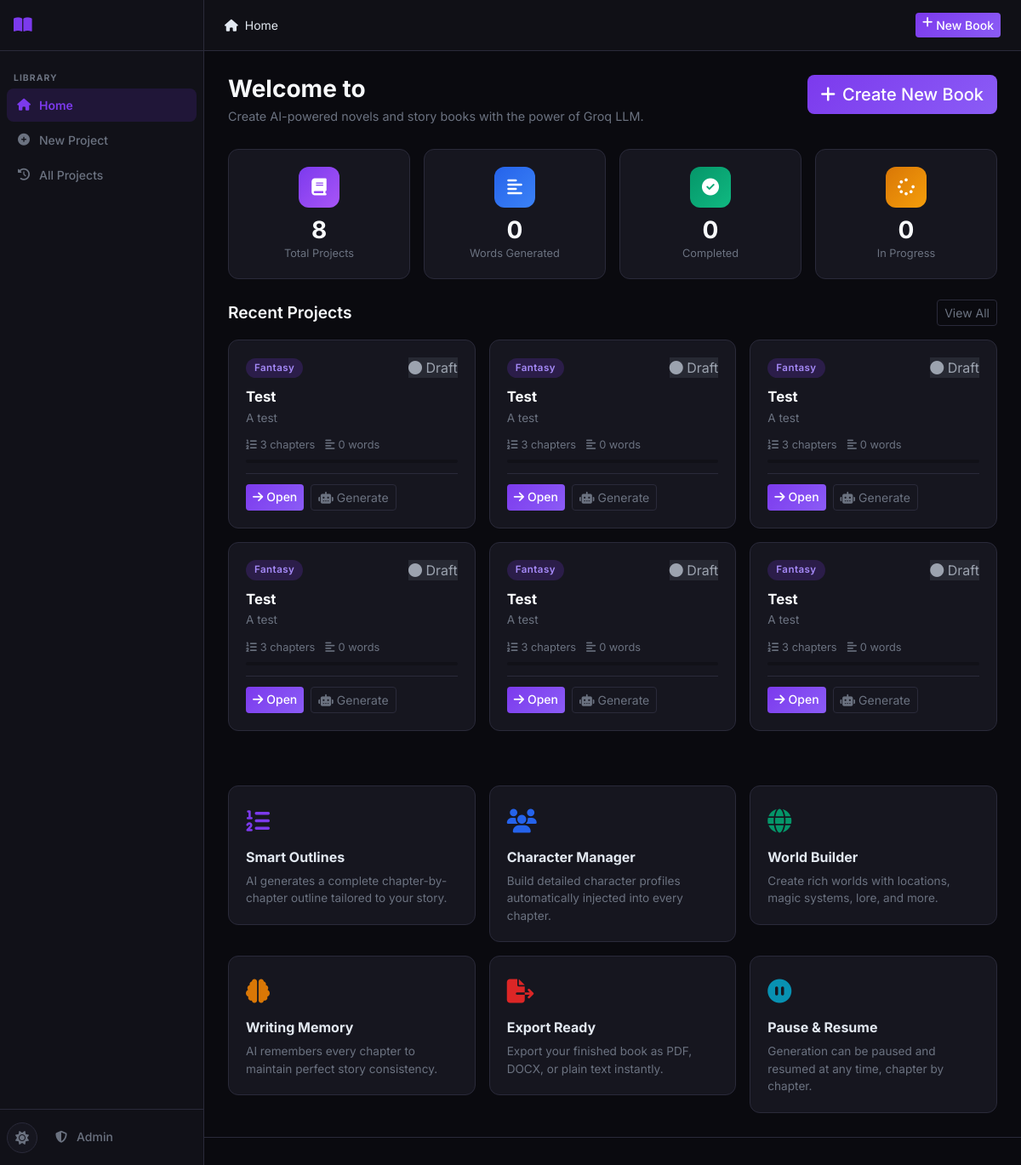
Before: / with the older database file.
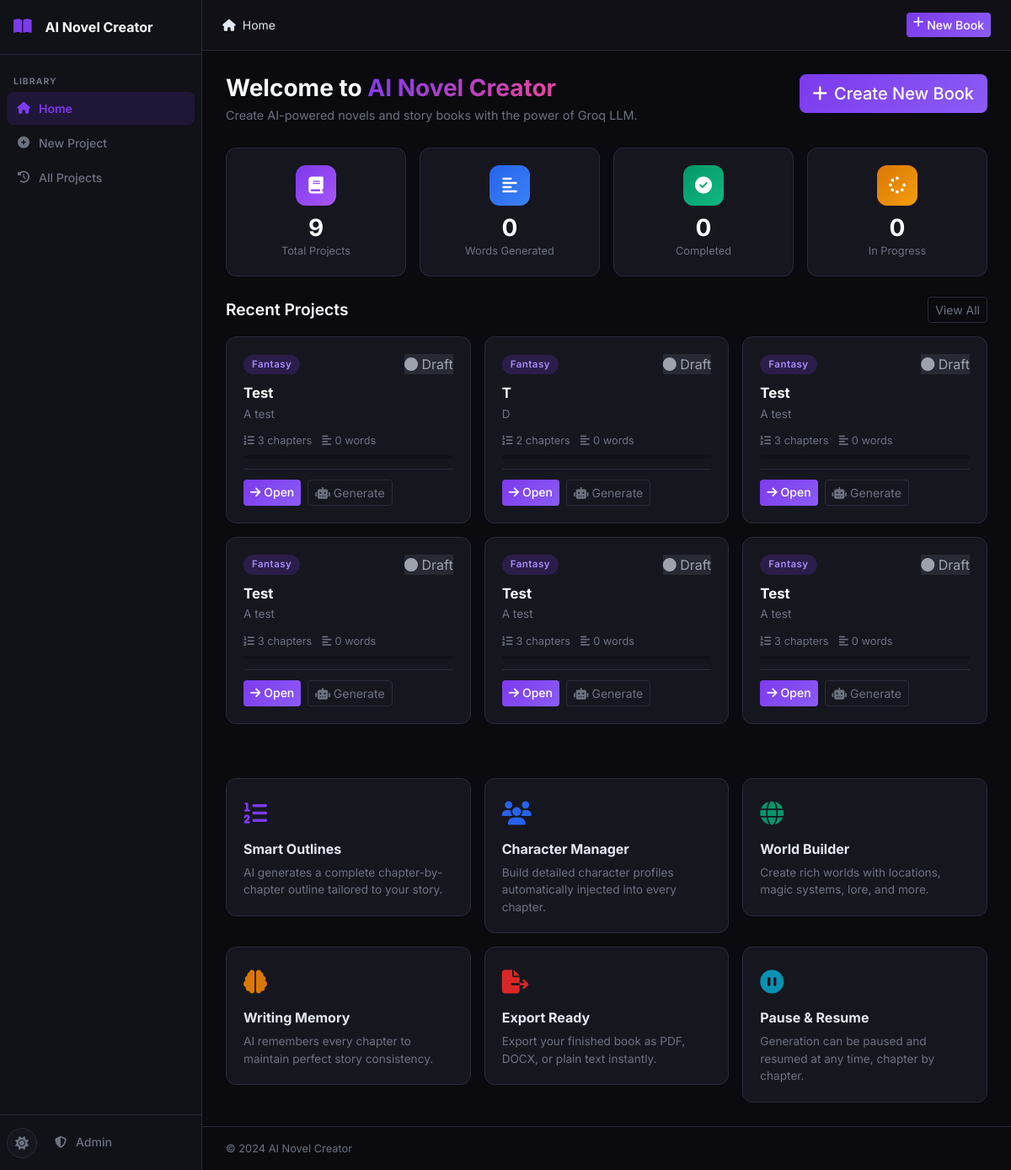
After: the same page with the newer database file.
### tables this page shows
CREATE TABLE projects (
    id INTEGER PRIMARY KEY AUTOINCREMENT,
    title TEXT NOT NULL,
    subtitle TEXT DEFAULT '',
    genre TEXT DEFAULT 'Fantasy',
    audience TEXT DEFAULT 'Adult',
    description TEXT DEFAULT '',
    language TEXT DEFAULT 'English',
    story_type TEXT DEFAULT 'Novel',
    writing_style TEXT DEFAULT 'Descriptive',
    point_of_view TEXT DEFAULT 'Third Person Limited',
    tense TEXT DEFAULT 'Past',
    tone TEXT DEFAULT 'Adventurous',
    num_chapters INTEGER DEFAULT 10,
    words_per_chapter INTEGER DEFAULT 2000,
    creativity_level TEXT DEFAULT 'balanced',
    temperature REAL DEFAULT 0.7,
    top_p REAL DEFAULT 0.9,
    max_tokens INTEGER DEFAULT 4096,
    status TEXT DEFAULT 'draft',
    current_chapter INTEGER DEFAULT 0,
    total_words INTEGER DEFAULT 0,
    cover_prompt TEXT DEFAULT '',
    include_images INTEGER DEFAULT 0,
    images_per_chapter INTEGER DEFAULT 1,
    image_style TEXT DEFAULT 'Realistic',
    created_at TIMESTAMP DEFAULT CURRENT_TIMESTAMP,
    updated_at TIMESTAMP DEFAULT CURRENT_TIMESTAMP
);

CREATE TABLE settings (
    id INTEGER PRIMARY KEY AUTOINCREMENT,
    key TEXT UNIQUE NOT NULL,
    value TEXT,
    updated_at TIMESTAMP DEFAULT CURRENT_TIMESTAMP
);

### routes/main.py (the view)
@bp.route('/')
def index():
    db = get_db()
    projects = db.execute(
        'SELECT * FROM projects ORDER BY updated_at DESC LIMIT 6'
    ).fetchall()
    stats = {
        'total_projects': db.execute('SELECT COUNT(*) FROM projects').fetchone()[0],
        'total_words': db.execute('SELECT COALESCE(SUM(total_words),0) FROM projects').fetchone()[0],
        'completed': db.execute("SELECT COUNT(*) FROM projects WHERE status='completed'").fetchone()[0],
        'in_progress': db.execute("SELECT COUNT(*) FROM projects WHERE status IN ('in_progress','paused')").fetchone()[0],
    }
    app_name = get_setting(db, 'app_name', 'AI Novel Creator')
    maintenance = get_setting(db, 'maintenance_mode', '0') == '1'
    return render_template('index.html',
                           projects=projects,
                           stats=stats,
                           app_name=app_name,
                           maintenance=maintenance)

### database/__init__.py (called while the page is built)
def get_db():
    if 'db' not in g:
        db_path = current_app.config['DATABASE']
        os.makedirs(os.path.dirname(db_path), exist_ok=True)
        g.db = sqlite3.connect(db_path)
        g.db.row_factory = sqlite3.Row
        g.db.execute('PRAGMA foreign_keys = ON')
        g.db.execute('PRAGMA journal_mode = WAL')
    return g.db

### utils/helpers.py (called while the page is built)
def get_setting(db, key, default=''):
    row = db.execute('SELECT value FROM settings WHERE key = ?', (key,)).fetchone()
    return row['value'] if row else default

### templates/index.html (shortened to what the changed rows need)
{% extends "base.html" %}
{% block content %}
<div class="page-header">
  <div>
    <h1 class="page-title">Welcome to <span class="gradient-text">{{ app_name }}</span></h1>
  </div>
</div>
<div class="row g-3 mb-4">
  <div class="col-6 col-md-3">
    <div class="stat-card">
      <div class="stat-icon" style="background: linear-gradient(135deg, #7c3aed, #a855f7)">
        <i class="fas fa-book"></i>
      </div>
      <div class="stat-value">{{ stats.total_projects }}</div>
      <div class="stat-label">Total Projects</div>
    </div>
  </div>
</div>
{% if projects %}
<div class="section-header mb-3">
  <h2 class="section-title">Recent Projects</h2>
</div>
<div class="row g-3 mb-5">
  {% for p in projects %}
  <div class="col-12 col-md-6 col-xl-4">
    <div class="project-card">
      <div class="project-card-header">
        <div class="genre-badge genre-{{ p.genre | lower | replace(' ', '-') | replace('/', '-') }}">{{ p.genre }}</div>
        <div class="project-status status-{{ p.status }}">
          {% if p.status == 'completed' %}<i class="fas fa-check-circle"></i>
          {% elif p.status in ['generating', 'in_progress'] %}<i class="fas fa-spinner fa-spin"></i>
          {% elif p.status == 'paused' %}<i class="fas fa-pause-circle"></i>
          {% else %}<i class="fas fa-circle"></i>{% endif %}
          {{ p.status | title }}
        </div>
      </div>
      <h3 class="project-card-title">{{ p.title }}</h3>
      <p class="project-card-desc">{{ p.description[:100] }}{% if p.description|length > 100 %}…{% endif %}</p>
      <div class="project-card-meta">
        <span><i class="fas fa-list-ol me-1"></i>{{ p.num_chapters }} chapters</span>
        <span><i class="fas fa-align-left me-1"></i>{{ '{:,}'.format(p.total_words) }} words</span>
      </div>
      {% set progress = (p.current_chapter / p.num_chapters * 100) | int if p.num_chapters else 0 %}
      <div class="progress mt-2" style="height:4px">
      </div>
      <div class="project-card-actions">
        <a href="{{ url_for('projects.project_detail', project_id=p.id) }}" class="btn btn-primary btn-sm">
          <i class="fas fa-arrow-right me-1"></i>Open
        </a>
        <a href="{{ url_for('chapters.generation_page', project_id=p.id) }}" class="btn btn-outline-secondary btn-sm">
          <i class="fas fa-robot me-1"></i>Generate
        </a>
      </div>
    </div>
  </div>
  {% endfor %}
</div>
{% endif %}
<div class="row g-3 mt-2">
  {% for icon, title, desc, color in features %}
  <div class="col-12 col-md-6 col-lg-4">
    <div class="feature-card">
      <div class="feature-icon" style="color:{{ color }}"><i class="{{ icon }}"></i></div>
      <h4>{{ title }}</h4>
      <p>{{ desc }}</p>
    </div>
  </div>
  {% endfor %}
</div>
{% endblock %}

### templates/base.html (shortened to what this page needs)
<!DOCTYPE html>
<html lang="en" data-theme="{{ default_theme }}">
<head>
  <link href="https://cdn.jsdelivr.net/npm/bootstrap@5.3.2/dist/css/bootstrap.min.css" rel="stylesheet">
  <link href="https://cdnjs.cloudflare.com/ajax/libs/font-awesome/6.5.0/css/all.min.css" rel="stylesheet">
  <link href="{{ url_for('static', filename='css/style.css') }}" rel="stylesheet">
</head>
<body>
<nav class="sidebar" id="sidebar">
  <div class="sidebar-header">
    <a href="{{ url_for('main.index') }}" class="sidebar-brand">
      <i class="fas fa-book-open me-2"></i>
      <span>{{ app_name }}</span>
    </a>
  </div>
  <div class="sidebar-menu">
    <div class="sidebar-section-label">LIBRARY</div>
    <a href="{{ url_for('main.index') }}" class="sidebar-item {% if request.endpoint == 'main.index' %}active{% endif %}">
      <i class="fas fa-home"></i><span>Home</span>
    </a>
    <a href="{{ url_for('projects.new_project') }}" class="sidebar-item {% if request.endpoint == 'projects.new_project' %}active{% endif %}">
      <i class="fas fa-plus-circle"></i><span>New Project</span>
    </a>
    <a href="{{ url_for('main.history') }}" class="sidebar-item {% if request.endpoint == 'main.history' %}active{% endif %}">
      <i class="fas fa-history"></i><span>All Projects</span>
    </a>
  </div>
  <div class="sidebar-footer">
    <button class="theme-toggle" onclick="toggleTheme()" title="Toggle theme">
      <i class="fas fa-moon" id="themeIcon"></i>
    </button>
    <a href="{{ url_for('admin.login') }}" class="sidebar-item small">
      <i class="fas fa-shield-alt"></i><span>Admin</span>
    </a>
  </div>
</nav>
<div class="main-wrapper" id="mainWrapper">
  <header class="topnav">
    <div class="topnav-breadcrumb">
      {% block breadcrumb %}{% endblock %}
    </div>
    <div class="topnav-actions ms-auto">
      <a href="{{ url_for('projects.new_project') }}" class="btn btn-primary btn-sm d-none d-md-inline-flex">
        <i class="fas fa-plus me-1"></i>New Book
      </a>
    </div>
  </header>
  <main class="content-area">
    {% block content %}{% endblock %}
  </main>
  <footer class="content-footer">
    <span>{{ app_footer }}</span>
  </footer>
</div>
<div class="toast-container position-fixed bottom-0 end-0 p-3" id="toastContainer"></div>
</body>
</html>

Changed rows visible on the page:
no longer on this page (row unchanged): projects: genre "Fantasy", status "Draft", title "Test", description "A test", num_chapters "3", total_words "0"
now on this page (row edited): settings: value "AI Novel Creator"
changed projects (number 1 of 6 on the later page): moves up the list
added projects: genre "Fantasy", status "Draft", title "T", description "D", num_chapters "2", total_words "0"
now on this page (row edited): settings: value "© 2024 AI Novel Creator"
Other visible differences:
{{ stats.total_projects }}: "8" → "9"
